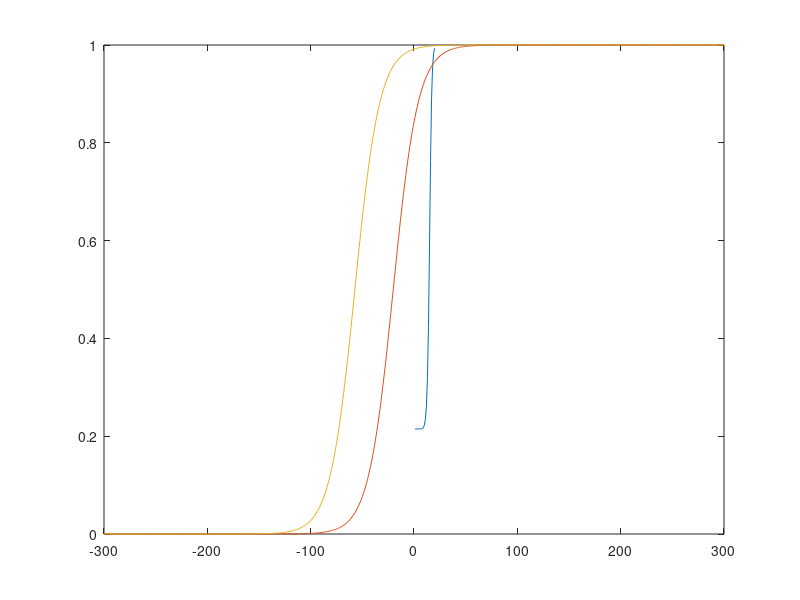
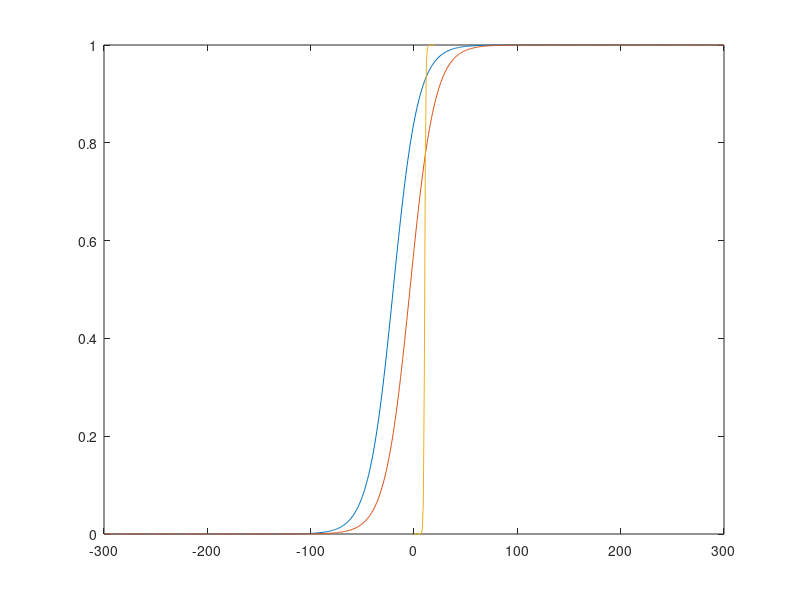

The MATLAB script that drew these images, in order:
clear all
bet = 0.1300;
v_Ca3 = -27;
R_K = 12;

Ca = 0.2705; v = -35.66; 
for i = 1:20 cGMP2(i) = i; 
c_w(i)=i^10*0.0000000000006; y_Kactiv2(i) = ((Ca + c_w(i) )^2 / ( (Ca + c_w(i))^2 + bet*exp(-(v - v_Ca3)/R_K) ));
end
figure(13), plot(cGMP2,y_Kactiv2)
hold all

%%
clear all
bet = 0.1300;
v_Ca3 = -27;
R_K = 12;
c_w = 0; 
Ca = 0.2705;  
for c_w = [0,1]
    for i = -300:300 
        j = 301 +i;
        v(j) = i; 
        c_w ; 
        y_Kactiv2(j) =  ((Ca + c_w)^2 / ((Ca + c_w)^2 + bet*exp(-(v(j) - v_Ca3)/R_K) ));
    end
    figure(13), plot(v,y_Kactiv2)
    hold on
end

%%
clear all
bet = 0.1300;
v_Ca3 = -27;
R_K = 12;
c_w = 0; 
Ca = 0.2705;  
const1 =  0.0732;
for bet = [0.13,0.5]
    for i = -300:300 
        j = 301 +i;
        v(j) = i; 
        c_w ; 
        y_Kactiv2(j) = (const1) / ( (const1) + bet*exp(-(v(j) - v_Ca3)/R_K) );
    end
    figure(14), plot(v,y_Kactiv2)
    hold all
end


%% cGMP - c_w
%clear all

const1 = 0.0001; % shift in x-dir - the lower, the more right
const2 = 2; % steepness - the higher the steeper
const3 = 0; % shift in x-dir ??
const4 = 100000; % shift in x-dir - the higher, the more right

%best best
% const1 = 0.0001; % shift in x-dir - the lower, the more right
% const2 = 2; % steepness - the higher the steeper
% const3 = 0; % shift in x-dir ??
% const4 = 100000; % shift in x-dir - the higher, the more right

% best: 
% const1 = 0.0000001; % shift in x-dir - the lower, the more right
% const2 = 3; % steepness - the higher the steeper
% const3 = 1; % shift in x-dir ??
% const4 = 10000000; % shift in x-dir - the higher, the more right

% const1 = 0.0000000001; % shift in x-dir - the lower, the more right
% const2 = 5; % steepness - the higher the steeper
% const3 = 1; % shift in x-dir ??
% const4 = 100000000000; % shift in x-dir - the higher, the more right
% 
% const1 = 0.0000000000000001; % shift in x-dir - the lower, the more right
% const2 = 10; % steepness - the higher the steeper
% const3 = 1; % shift in x-dir ??
% const4 = 1000000000000000000000000; % shift in x-dir - the higher, the more right


for i = 0:20 
    j = 1 + i;
    cGMP(j) = i; 
    c_w(j) = const1 / (const1 + const4 * (exp(-cGMP(j) * const2 - const3)));
end
figure(14), plot(cGMP,c_w)
hold all
